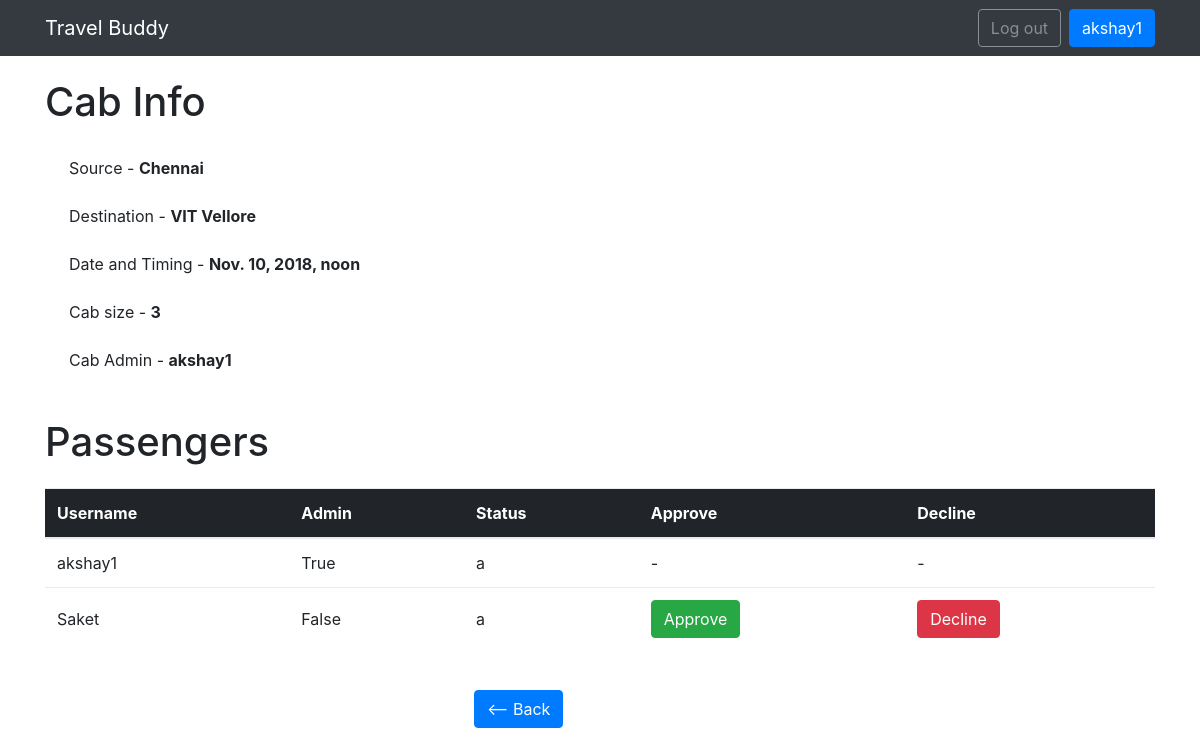
/akshay1/manage_cab/15/ (signed in), run on the app's committed database.
### cabshare/models.py (models this page shows)
class Cab(models.Model):
    source = models.CharField(max_length=20)
    destination = models.CharField(max_length=20)
    dep_date_time = models.DateTimeField()
    size = models.IntegerField()
    cab_admin = models.ForeignKey(User, related_name='cab_admin',on_delete = models.CASCADE)
    created_at = models.DateTimeField(auto_now_add=True)

class Passengers(models.Model):
    user = models.ForeignKey(User, related_name='passangers',on_delete = models.CASCADE)
    of_cab = models.ForeignKey(Cab, related_name='of_cab',on_delete = models.CASCADE)
    is_cab_admin = models.BooleanField()
    approval_status = models.CharField(max_length=1) # requested = r, approved = a, declined = d

### cabshare/views.py (the view)
# urls.py: url(r'^(?P<username>[\w.@+-]+)/manage_cab/(?P<pk>\d+)/$', views.manage_cab, name='manage_cab'),
@login_required(login_url='/login')
def manage_cab(request, username, pk):
    cab = get_object_or_404(Cab, id=pk)
    user = get_object_or_404(User, username=username)
    passengers = list(Passengers.objects.filter(of_cab=pk))
    return render(request, 'manage_cab.html', {'cab': cab, 'passengers': passengers})

### templates/manage_cab.html
{% extends "base.html" %}
{% block content %}
<br>
<div class="container">
    <h1> Cab Info </h1>
</div>
<br>
<div class="container">
    <div class="ml-4 mb-4">
    Source - <span class="font-weight-bold">{{ cab.source }}</span>
    </div>
    <div class="ml-4 mb-4">
        Destination - <span class="font-weight-bold">{{ cab.destination }}</span>
    </div>
    <div class="ml-4 mb-4">
        Date and Timing - <span class="font-weight-bold">{{ cab.dep_date_time }}</span>
    </div>
    <div class="ml-4 mb-4">
        Cab size - <span class="font-weight-bold">{{ cab.size }}</span>
    </div>
    <div class="ml-4 mb-4">
        Cab Admin - <span class="font-weight-bold">{{ cab.cab_admin }}</span>
    </div>
</div>
<div class="container">
    <br>
    <h1 class="mb-4"> Passengers </h1>
<table class="table">
    <thead class="thead-inverse">
    <tr>
        <th>Username</th>
        <th>Admin</th>
        <th>Status</th>
        <th>Approve</th>
        <th>Decline</th>
    </tr>
    </thead>
    <tbody>
        {% for passenger in passengers %}
            <tr>
            <td class="align-middle"> {{ passenger.user }} </td>
            <td class="align-middle"> {{ passenger.is_cab_admin }} </td>
            <td class="align-middle"> {{ passenger.approval_status }} </td>
            {% if passenger.is_cab_admin %}
            <td class="align-middle"> - </td>
            <td class="align-middle"> - </td>
            {% else %}
            <td class="align-middle">
                <a href="{% url 'approve_cab' pk_cab=cab.pk pk_user=passenger.user.username %}"> <button class="btn btn-success"> Approve </button> </a>
            </td>
            <td class="align-middle">
                <a href="{% url 'decline_cab' pk_cab=cab.pk pk_user=passenger.user.username %}"> <button class="btn btn-danger"> Decline </button> </a>
            </td>
            {% endif %}
            </tr>
        {% endfor %}
    </tbody>
</table>
</div>
<br>
<div class="row mx-auto" style="width: 300px;">
    <div class="ml-4 mb-4">
        <a href="{% url 'view_cabs' %}" class="btn btn-primary"> <-- Back</a>
    </div>
</div>
{% endblock %}

### templates/base.html (shortened to what this page needs)
{% load static %}<!DOCTYPE html>
<html>
  <head>
    <link rel="stylesheet" href="{% static 'css/bootstrap.min.css' %}">
  </head>
  <body>
    <nav class="navbar navbar-expand-lg navbar-dark bg-dark">
      <div class="container">
        <a class="navbar-brand" href="{% url 'view_cabs' %}">Travel Buddy</a>
          <div class="" id="mainMenu">
              {% if user.is_authenticated %}
                <form class="form-inline ml-auto">
                  <a href="{% url 'logout' %}" class="btn btn-outline-secondary">Log out</a>
                  <a href="#" class="btn btn-primary ml-2">{{ user.username }}</a>
                </form>
              {% else %}
                <form class="form-inline ml-auto">
                  <a href="{% url 'login' %}" class="btn btn-outline-secondary">Log in</a>
                  <a href="{% url 'signup' %}" class="btn btn-primary ml-2">Sign up</a>
                </form>
              {% endif %}
            </div>
      </div>
    </nav>
      {% block content %}
      {% endblock %}
  </body>
</html>

### data on the page
Cab: source "Chennai", destination "VIT Vellore", dep_date_time "Nov. 10, 2018, noon", size "3", cab_admin "akshay1"
Passengers: user "akshay1", is_cab_admin "True", approval_status "a"
Passengers: user "Saket", is_cab_admin "False", approval_status "a", shows "Approve"

### other printed values
{{ user.username }} "akshay1"
